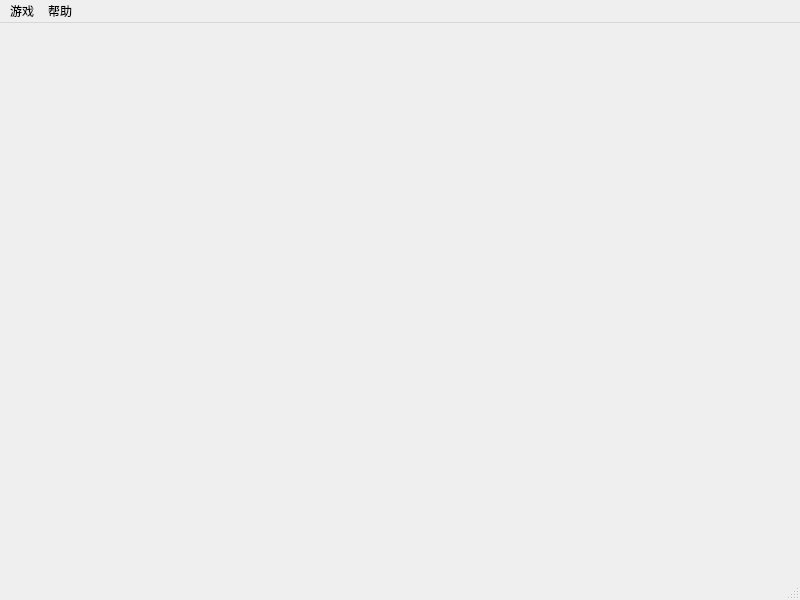
<?xml version="1.0" encoding="UTF-8"?>
<ui version="4.0">
 <class>MainWindow</class>
 <widget class="QMainWindow" name="MainWindow">
  <property name="geometry">
   <rect>
    <x>0</x>
    <y>0</y>
    <width>800</width>
    <height>600</height>
   </rect>
  </property>
  <property name="windowTitle">
   <string>MainWindow</string>
  </property>
  <widget class="QWidget" name="centralWidget"/>
  <widget class="QMenuBar" name="menuBar">
   <property name="geometry">
    <rect>
     <x>0</x>
     <y>0</y>
     <width>800</width>
     <height>23</height>
    </rect>
   </property>
   <widget class="QMenu" name="menu">
    <property name="title">
     <string>游戏</string>
    </property>
    <addaction name="restart"/>
    <addaction name="exit"/>
   </widget>
   <widget class="QMenu" name="menu_2">
    <property name="title">
     <string>帮助</string>
    </property>
    <addaction name="gameexplain"/>
    <addaction name="aboutauthor"/>
   </widget>
   <addaction name="menu"/>
   <addaction name="menu_2"/>
  </widget>
  <widget class="QStatusBar" name="statusBar"/>
  <action name="restart">
   <property name="text">
    <string>重新开始</string>
   </property>
  </action>
  <action name="exit">
   <property name="text">
    <string>退出游戏</string>
   </property>
  </action>
  <action name="gameexplain">
   <property name="text">
    <string>游戏说明</string>
   </property>
  </action>
  <action name="aboutauthor">
   <property name="text">
    <string>关于作者</string>
   </property>
  </action>
 </widget>
 <layoutdefault spacing="6" margin="11"/>
 <resources/>
 <connections/>
</ui>
